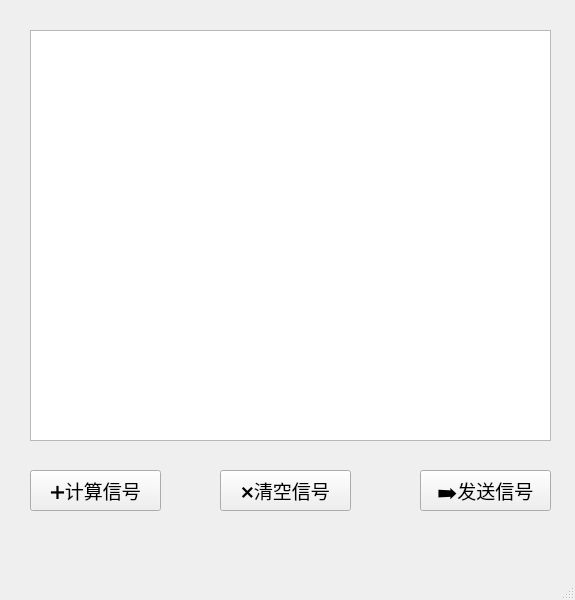
<?xml version="1.0" encoding="UTF-8"?>
<ui version="4.0">
 <class>MainWindow</class>
 <widget class="QMainWindow" name="MainWindow">
  <property name="geometry">
   <rect>
    <x>0</x>
    <y>0</y>
    <width>575</width>
    <height>600</height>
   </rect>
  </property>
  <property name="windowTitle">
   <string>MainWindow</string>
  </property>
  <widget class="QWidget" name="centralwidget">
   <widget class="QTextBrowser" name="textBrowser">
    <property name="geometry">
     <rect>
      <x>30</x>
      <y>30</y>
      <width>521</width>
      <height>411</height>
     </rect>
    </property>
    <property name="font">
     <font>
      <family>黑体</family>
      <pointsize>12</pointsize>
     </font>
    </property>
   </widget>
   <widget class="QPushButton" name="pushButton_2">
    <property name="geometry">
     <rect>
      <x>220</x>
      <y>470</y>
      <width>131</width>
      <height>41</height>
     </rect>
    </property>
    <property name="font">
     <font>
      <family>Segoe UI Emoji</family>
      <pointsize>14</pointsize>
     </font>
    </property>
    <property name="text">
     <string>❌清空信号</string>
    </property>
   </widget>
   <widget class="QPushButton" name="pushButton_3">
    <property name="geometry">
     <rect>
      <x>420</x>
      <y>470</y>
      <width>131</width>
      <height>41</height>
     </rect>
    </property>
    <property name="font">
     <font>
      <family>Segoe UI Emoji</family>
      <pointsize>14</pointsize>
     </font>
    </property>
    <property name="text">
     <string>➡发送信号</string>
    </property>
   </widget>
   <widget class="QPushButton" name="pushButton_1">
    <property name="geometry">
     <rect>
      <x>30</x>
      <y>470</y>
      <width>131</width>
      <height>41</height>
     </rect>
    </property>
    <property name="font">
     <font>
      <family>Segoe UI Emoji</family>
      <pointsize>14</pointsize>
     </font>
    </property>
    <property name="text">
     <string>➕计算信号</string>
    </property>
   </widget>
  </widget>
  <widget class="QMenuBar" name="menubar">
   <property name="geometry">
    <rect>
     <x>0</x>
     <y>0</y>
     <width>575</width>
     <height>23</height>
    </rect>
   </property>
  </widget>
  <widget class="QStatusBar" name="statusbar"/>
 </widget>
 <resources/>
 <connections/>
</ui>
